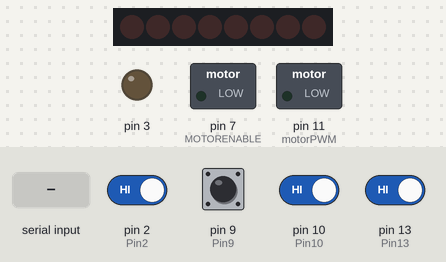
A sketch run on a simulated Arduino Uno, built with avr-gcc and run on an emulated ATmega328P. On the bench: 8 shift-register outputs drawn as a row of LEDs (first output left, lit = HIGH), switched loads named in the sketch (green lamp = pin HIGH), output pins drawn as LEDs (lit = HIGH). Wiring (inferred from the names in the program): shift register (74HC595): data pin 8; shift clock pin 4; latch pin 12. Wiring (inferred from the signals the program sends): row of LEDs: on Q0, Q1, Q2, Q3, Q4, Q5, Q6, Q7. Dashed ring = blinking. The inputs (shaded band) are chosen by the test bench; at power-on: pin 2 (Pin2), pin 9 (Pin9), pin 10 (Pin10), pin 13 (Pin13) HIGH. Pins used as bus, display or sensor lines are not drawn.

Above: at 1.2 s.
1.3 s: "B" received over Serial
At 4.1 s:
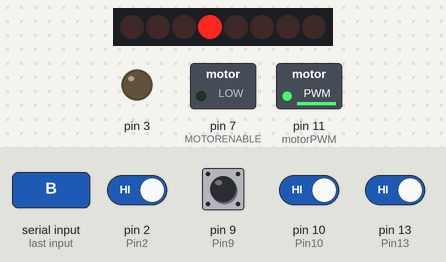
5.6 s: "D" received over Serial
At 7.67 s:
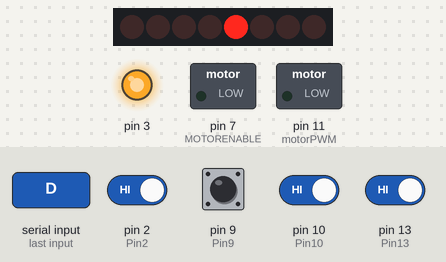
9.9 s: "U" received over Serial
At 11.13 s:
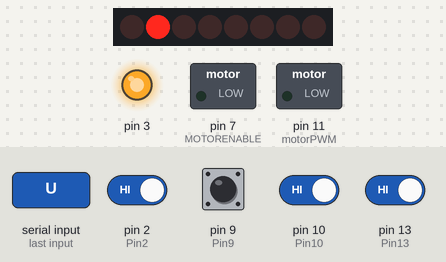
13.8 s: "A" received over Serial
At 16.7 s:
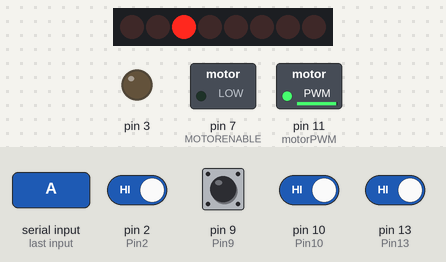
17.1 s: pin 2 (Pin2) driven LOW and pin 13 (Pin13) driven LOW
At 20.6 s:
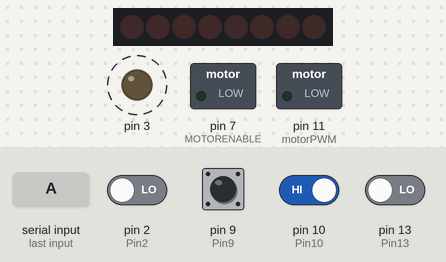
21.4 s: pin 10 (Pin10) driven LOW
At 24.2 s:
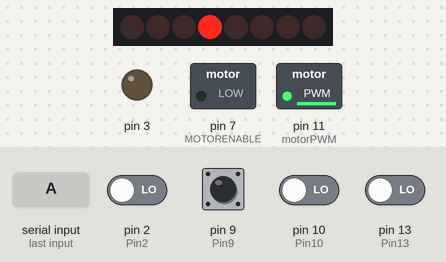
Timing chart, 0 to 26.7 s (numbered marks = the images above; inputs shaded):
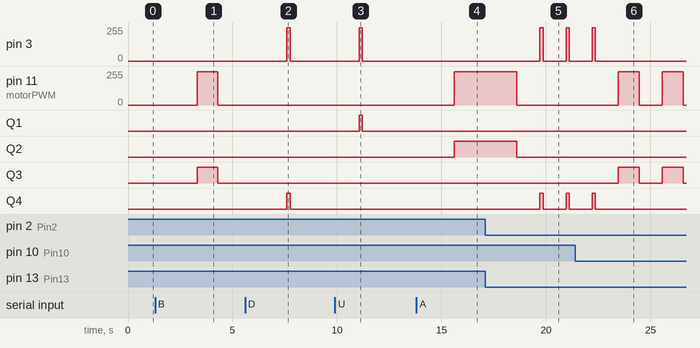

The sketch:

ARM_TEST.ino
```cpp
     // Arduino Pins        // 74HCT595N Pins

#define MOTORLATCH 12  // DIR_LATCH 12

#define MOTORCLK    4  // DIR_CLK   11

#define MOTORENABLE 7  // DIR_EN    13

#define MOTORDATA   8  // DIR_SER   14


#define MOTOR1_PWM 11 // PWM2A (M1)

#define MOTOR2_PWM 3  // PWM2B (M2)

#define MOTOR3_PWM 6  // PWM0A (M4)

#define MOTOR4_PWM 5  // PWM0B (M3)

#define SERVO1_PWM 10 // PWM1B (SER1)

#define SERVO2_PWM 9  // PWM1A (SERVO2)


// 74HCT595N Pins

#define MOTOR1_A 2

#define MOTOR1_B 3

#define MOTOR2_A 1

#define MOTOR2_B 4

#define MOTOR3_A 5

#define MOTOR3_B 7

#define MOTOR4_A 0

#define MOTOR4_B 6


#define FORWARD  1

#define BACKWARD 2

#define BRAKE    3

#define RELEASE  4


#define Pin2  2
#define Pin13 13
#define Pin9  9
#define Pin10 10


void setup() {

    Serial.begin(9600);

    pinMode(Pin2, INPUT);
    pinMode(Pin13, INPUT);
    pinMode(Pin9, INPUT);
    pinMode(Pin10, INPUT);

}


void loop() {

   char key = 0;
    int a,b,c,d;
    int fg;

    fg=0;

    if ( Serial.available() ) {

       key = Serial.read();
       fg=1;

    }

    // 善待您的馬達，180度反轉向時請讓馬達稍微休眠一下

    motor(1, RELEASE, 0);
    motor(2, RELEASE, 0);

    delay(100);

    a = 1;
    b = 1;
    c = 1;
    d = 1;

    a = digitalRead(Pin2);
    b = digitalRead(Pin13);
    c = digitalRead(Pin9);
    d = digitalRead(Pin10);


    if (fg==0){
      if (a==0 and b==0 and c==0 and d==1){
        key = 'A';
      }
      if (a==0 and b==0 and c==1 and d==0){
        key = 'B';
      }
      if (a==0 and b==0 and c==1 and d==1){
        key = 'D';
      }
      if (a==0 and b==1 and c==0 and d==0){
        key = 'U';
      }
    }


    //'A'A馬達正轉
    //'B'A馬達反轉
    //'D'蒐集器下
    //'U'蒐集器上
    //'w'停止不動


    delay(1000);

    switch ( key ) {

        case 'A': // A馬達正轉一圈

            motor(1, FORWARD, 250);

            delay(3000);

            break;

        case 'B': // A馬達反轉半圈

            motor(1, BACKWARD, 250);

            delay(1000);

            break;

        case 'D': // 蒐集器下

            motor(2, BACKWARD, 250);

            delay(150);

            break;

        case 'U': // 蒐集器上

            motor(2, FORWARD, 250);

            delay(150);

            break;

        case 'w': // 停止不動
            motor(1, RELEASE, 0);
            motor(2, RELEASE, 0);

            delay(1000);

            break;


        default:

            break;

    }

}


void motor(int nMotor, int command, int speed) {

    int motorA, motorB;

    if (nMotor >= 1 && nMotor <= 4) {

        switch (nMotor) {

            case 1:

                motorA = MOTOR1_A;

                motorB = MOTOR1_B;

                break;

            case 2:

                motorA = MOTOR2_A;

                motorB = MOTOR2_B;

                break;

            case 3:

                motorA = MOTOR3_A;

                motorB = MOTOR3_B;

                break;

            case 4:

                motorA = MOTOR4_A;

                motorB = MOTOR4_B;

                break;

            default:

                break;

        }

        switch (command) {

            case FORWARD:

                motor_output (motorA, HIGH, speed);

                motor_output (motorB, LOW, -1); // -1: no PWM set

                break;

            case BACKWARD:

                motor_output (motorA, LOW, speed);

                motor_output (motorB, HIGH, -1); // -1: no PWM set

                break;

            case BRAKE:

                motor_output (motorA, LOW, 255); // 255: fully on.

                motor_output (motorB, LOW, -1); // -1: no PWM set

                break;

            case RELEASE:

                motor_output (motorA, LOW, 0); // 0: output floating.

                motor_output (motorB, LOW, -1); // -1: no PWM set

                break;

            default:

                break;

        }

    }

}


void motor_output (int output, int high_low, int speed) {

    int motorPWM;

    switch (output) {

        case MOTOR1_A:

        case MOTOR1_B:

            motorPWM = MOTOR1_PWM;

            break;

        case MOTOR2_A:

        case MOTOR2_B:

            motorPWM = MOTOR2_PWM;

            break;

        case MOTOR3_A:

        case MOTOR3_B:

            motorPWM = MOTOR3_PWM;

            break;

        case MOTOR4_A:

        case MOTOR4_B:

            motorPWM = MOTOR4_PWM;

            break;

        default:

            speed = -3333;

            break;

    }

    if ( speed != -3333 ) {

        shiftWrite(output, high_low);

        // set PWM only if it is valid

        if (speed >= 0 && speed <= 255) {

            analogWrite(motorPWM, speed);

        }

    }

}


void shiftWrite(int output, int high_low) {

    static int latch_copy;

    static int shift_register_initialized = false;

    // Do the initialization on the fly, at the first time it is used.

    if (!shift_register_initialized) {

        // Set pins for shift register to output

        pinMode(MOTORLATCH, OUTPUT);

        pinMode(MOTORENABLE, OUTPUT);

        pinMode(MOTORDATA, OUTPUT);

        pinMode(MOTORCLK, OUTPUT);

        // Set pins for shift register to default value (low);

        digitalWrite(MOTORDATA, LOW);

        digitalWrite(MOTORLATCH, LOW);

        digitalWrite(MOTORCLK, LOW);

        // Enable the shift register, set Enable pin Low.

        digitalWrite(MOTORENABLE, LOW);

        // start with all outputs (of the shift register) low

        latch_copy = 0;

        shift_register_initialized = true;

    }

    // The defines HIGH and LOW are 1 and 0.

    // So this is valid.

    bitWrite(latch_copy, output, high_low);

    shiftOut(MOTORDATA, MOTORCLK, MSBFIRST, latch_copy);

    delayMicroseconds(5); // For safety, not really needed.

    digitalWrite(MOTORLATCH, HIGH);

    delayMicroseconds(5); // For safety, not really needed.

    digitalWrite(MOTORLATCH, LOW);

}
```

Measured:
- after the input at 1.3 s, pin 11 (motorPWM): 0/255 → 250/255 after 2.0 s, → 0/255 1.0 s later; Q3: LOW → HIGH after 2.0 s, → LOW 1.0 s later
- after the input at 5.6 s, pin 3: 0/255 → 250/255 after 2.0 s, → 0/255 0.15 s later; Q4: LOW → HIGH after 2.0 s, → LOW 0.15 s later
- after the input at 9.9 s, pin 3: 0/255 → 250/255 after 1.2 s, → 0/255 0.15 s later; Q1: LOW → HIGH after 1.2 s, → LOW 0.15 s later
- after the input at 13.8 s, pin 11 (motorPWM): 0/255 → 250/255 after 1.8 s; Q2: LOW → HIGH after 1.8 s
- after the input at 17.1 s, pin 3: alternates 250/255 for 0.15 s and 0/255 for 1.1 s, starting after 2.6 s
- after the input at 21.4 s, pin 3: goes on until 22.4 s, then stays 0/255; pin 11 (motorPWM): alternates 250/255 for 1.0 s and 0/255 for 1.1 s, starting after 2.1 s
